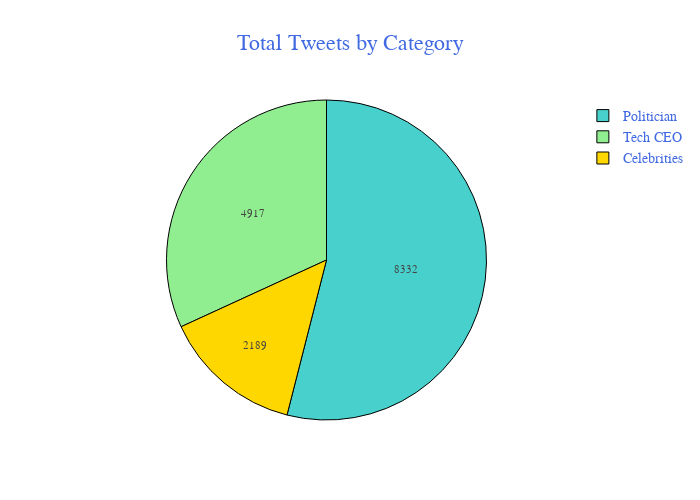

Notebook source saved alongside this figure:
### Code cell
# Pie Chart - Total Tweets

cat_tweets = go.Figure((go.Pie(labels=tweets_agg['category'], values=tweets_agg['Total_Tweets'])))

cat_tweets.update_traces(hoverinfo='label+percent+value',
                              hovertemplate='<extra></extra>'+
                              '%{label}<br>'+
                              '<br>Tweets: %{value:.0f}'+
                              '<br>%Total: %{percent}',
                              textinfo='text+value', textfont_size=11,
                              marker=dict(colors=['gold', 'mediumturquoise',  'lightgreen'], 
                                          line=dict(color='#000000', width=1))
                             )

cat_tweets.update_layout(title="Total Tweets by Category", 
                         width = 700, height = 500,
                         title_font_size = 22,
                         title_x = 0.5,
                         title_xanchor = 'center',
                         #legend_title="Category",
                         font=dict(family="Comic, monospace",
                                   size=14,
                                   color="RoyalBlue")
                        )

cat_tweets.show()

### Figure 1 — Plotly figure (JSON) as saved in the notebook; plotly's stock layout.template omitted (floating-point values rounded to 4 significant figures)
{"data": [{"hoverinfo": "label+percent+value", "hovertemplate": "<extra></extra>%{label}<br><br>Tweets: %{value:.0f}<br>%Total: %{percent}", "labels": ["Celebrities", "Politician", "Tech CEO"], "marker": {"colors": ["gold", "mediumturquoise", "lightgreen"], "line": {"color": "#000000", "width": 1}}, "textfont": {"size": 11}, "textinfo": "text+value", "type": "pie", "values": [2189, 8332, 4917]}], "layout": {"font": {"color": "RoyalBlue", "family": "Comic, monospace", "size": 14}, "height": 500, "title": {"font": {"size": 22}, "text": "Total Tweets by Category", "x": 0.5, "xanchor": "center"}, "width": 700}}
